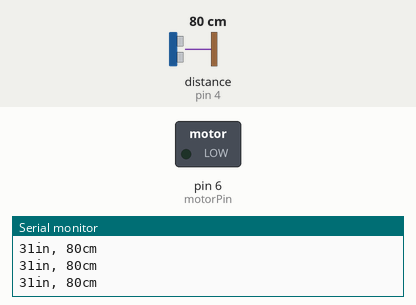
A sketch run on a simulated Arduino Uno, built with avr-gcc and run on an emulated ATmega328P. Parts: switched loads named in the sketch (green lamp = pin HIGH), the last lines printed to the serial monitor. Wiring (inferred from the names in the program): ultrasonic range finder: trigger pin 3; echo pin 4. Inputs (shaded band) come from the test bench; at power-on: distance to the obstacle (sensor on pin 4) 80 cm. The echo pulse lasts 58.3 µs per cm; pins used as bus, display or sensor lines are not drawn.

Above: at 1.2 s.
1.3 s: distance to the obstacle (sensor on pin 4) set to 34 cm
2.8 s: distance to the obstacle (sensor on pin 4) set to 27 cm
At 3.5 s:
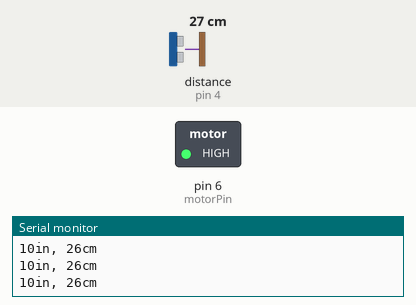
4.3 s: distance to the obstacle (sensor on pin 4) set to 35 cm
At 4.8 s:
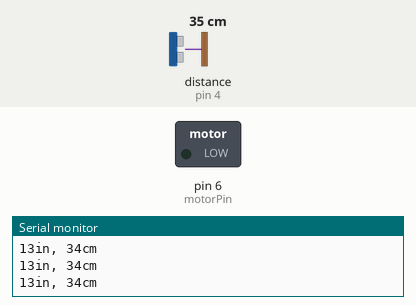
5.8 s: distance to the obstacle (sensor on pin 4) set to 2 cm
At 6.3 s:
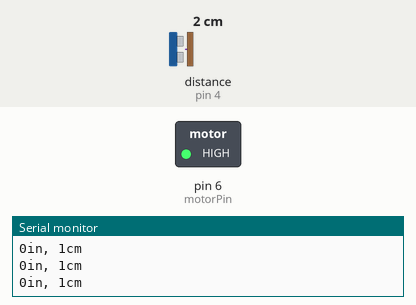
Timing chart, 0 to 8.3 s (numbered marks = the images above; inputs shaded):
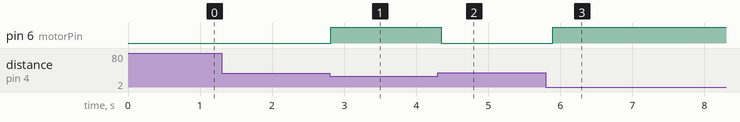

The sketch:

Distance_Sensor__HC_SR04.ino
```cpp
/* HC-SR04 Sensor
   https://www.dealextreme.com/p/hc-sr04-ultrasonic-sensor-distance-measuring-module-133696

   This sketch reads a HC-SR04 ultrasonic rangefinder and returns the
   distance to the closest object in range. To do this, it sends a pulse
   to the sensor to initiate a reading, then listens for a pulse
   to return.  The length of the returning pulse is proportional to
   the distance of the object from the sensor.

   The circuit:
	* VCC connection of the sensor attached to +5V
	* GND connection of the sensor attached to ground
	* TRIG connection of the sensor attached to digital pin 2
	* ECHO connection of the sensor attached to digital pin 4
 */


const int trigPin = 3;
const int echoPin = 4;
const int motorPin = 6;
long int duration, inches, cm;
int limitCm = 30;

void setup() {
  // initialize serial communication:
  pinMode(motorPin,OUTPUT);
  Serial.begin(9600);
}

void loop()
{
  // establish variables for duration of the ping,
  // and the distance result in inches and centimeters:

  // The sensor is triggered by a HIGH pulse of 10 or more microseconds.
  // Give a short LOW pulse beforehand to ensure a clean HIGH pulse:
  pinMode(trigPin, OUTPUT);
  digitalWrite(trigPin, LOW);
  delayMicroseconds(2);
  digitalWrite(trigPin, HIGH);
  delayMicroseconds(6);
  digitalWrite(trigPin, LOW);

  // Read the signal from the sensor: a HIGH pulse whose
  // duration is the time (in microseconds) from the sending
  // of the ping to the reception of its echo off of an object.
  pinMode(echoPin, INPUT);
  duration = pulseIn(echoPin, HIGH);

  // convert the time into a distance
  inches = microsecondsToInches(duration);
  cm = microsecondsToCentimeters(duration);
  checkLimit();

  Serial.print(inches);
  Serial.print("in, ");
  Serial.print(cm);
  Serial.print("cm");
  Serial.println();

  delay(100);
}

void checkLimit()
{
   if (cm < limitCm)
   {
     digitalWrite(motorPin,HIGH);
   }
   else
   {
     digitalWrite(motorPin,LOW);
   }
}

long microsecondsToInches(long microseconds)
{
  // According to Parallax's datasheet for the PING))), there are
  // 73.746 microseconds per inch (i.e. sound travels at 1130 feet per
  // second).  This gives the distance travelled by the ping, outbound
  // and return, so we divide by 2 to get the distance of the obstacle.
  // See: http://www.parallax.com/dl/docs/prod/acc/28015-PING-v1.3.pdf
  return microseconds / 74 / 2;
}

long microsecondsToCentimeters(long microseconds)
{
  // The speed of sound is 340 m/s or 29 microseconds per centimeter.
  // The ping travels out and back, so to find the distance of the
  // object we take half of the distance travelled.
  return microseconds / 29 / 2;
}
```

Measured:
- the behaviour switches between 31 and 30 cm on distance to the obstacle (sensor on pin 4) (found by bisection; images 0 and 1)
- after the input at 2.8 s, pin 6 (motorPin): LOW → HIGH at once
- after the input at 4.3 s, pin 6 (motorPin): HIGH → LOW after 0.05 s
- after the input at 5.8 s, pin 6 (motorPin): LOW → HIGH after 0.09 s
